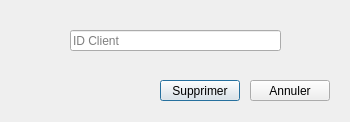
<?xml version="1.0" encoding="UTF-8"?>
<ui version="4.0">
 <class>supprimerClient</class>
 <widget class="QMainWindow" name="supprimerClient">
  <property name="geometry">
   <rect>
    <x>0</x>
    <y>0</y>
    <width>350</width>
    <height>122</height>
   </rect>
  </property>
  <property name="minimumSize">
   <size>
    <width>350</width>
    <height>122</height>
   </size>
  </property>
  <property name="maximumSize">
   <size>
    <width>350</width>
    <height>122</height>
   </size>
  </property>
  <property name="windowTitle">
   <string>Gestion Client - Supprimer Client</string>
  </property>
  <property name="windowIcon">
   <iconset>
    <normaloff>../../build-connectbdd-Desktop_Qt_5_9_6_MinGW_32bit-Debug/logo-domo.png</normaloff>../../build-connectbdd-Desktop_Qt_5_9_6_MinGW_32bit-Debug/logo-domo.png</iconset>
  </property>
  <widget class="QWidget" name="centralwidget">
   <widget class="QLineEdit" name="idClient">
    <property name="geometry">
     <rect>
      <x>70</x>
      <y>30</y>
      <width>211</width>
      <height>21</height>
     </rect>
    </property>
    <property name="text">
     <string/>
    </property>
    <property name="placeholderText">
     <string>ID Client</string>
    </property>
   </widget>
   <widget class="QPushButton" name="sup">
    <property name="geometry">
     <rect>
      <x>160</x>
      <y>80</y>
      <width>80</width>
      <height>21</height>
     </rect>
    </property>
    <property name="text">
     <string>Supprimer</string>
    </property>
    <property name="default">
     <bool>true</bool>
    </property>
   </widget>
   <widget class="QPushButton" name="annuler">
    <property name="geometry">
     <rect>
      <x>250</x>
      <y>80</y>
      <width>80</width>
      <height>21</height>
     </rect>
    </property>
    <property name="text">
     <string>Annuler</string>
    </property>
   </widget>
   <widget class="QLabel" name="label">
    <property name="geometry">
     <rect>
      <x>140</x>
      <y>-130</y>
      <width>411</width>
      <height>261</height>
     </rect>
    </property>
    <property name="text">
     <string/>
    </property>
    <property name="pixmap">
     <pixmap resource="../../ressource.qrc">:/new/prefix1/images/logo-domo3.png</pixmap>
    </property>
    <property name="scaledContents">
     <bool>true</bool>
    </property>
   </widget>
   <zorder>label</zorder>
   <zorder>idClient</zorder>
   <zorder>sup</zorder>
   <zorder>annuler</zorder>
  </widget>
 </widget>
 <resources>
  <include location="../../ressource.qrc"/>
 </resources>
 <connections/>
</ui>
